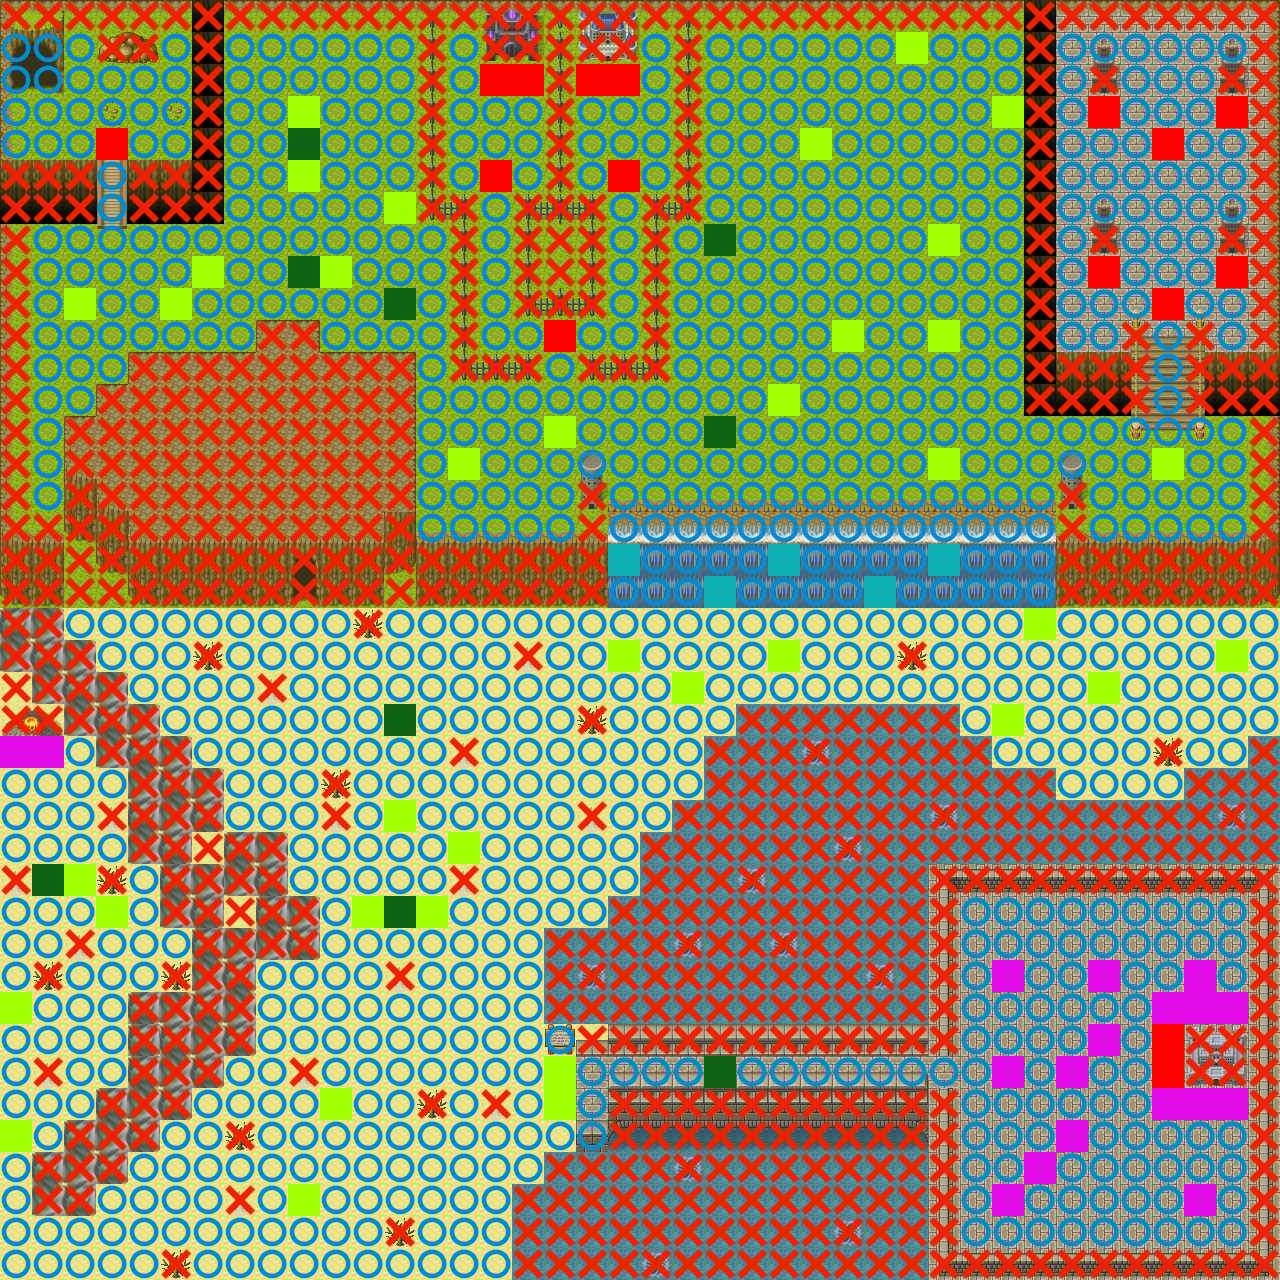

This is a level from a 2D game, rendered from its Tiled map with the project's own tilesets. A one-line summary and the map file follow, with tile-layer data summarised:
An orthogonal 40x40 tile map with 32x32 px tiles, 5 tile layers (マップ下, マップ中, マップ上, 当たり判定, ...).

<map version="1.4" tiledversion="1.4.2" orientation="orthogonal" renderorder="right-down" width="40" height="40" tilewidth="32" tileheight="32" infinite="0" nextlayerid="6" nextobjectid="1">
 <tileset firstgid="1" source="map2.tsx" />
 <layer id="1" name="マップ下" width="40" height="40">
  <data>[1600 cells, 1600 non-empty, 10 distinct tile ids]</data>
 </layer>
 <layer id="2" name="マップ中" width="40" height="40">
  <data>[1600 cells, 370 non-empty, 76 distinct tile ids]</data>
 </layer>
 <layer id="3" name="マップ上" width="40" height="40">
  <data>[1600 cells, 164 non-empty, 31 distinct tile ids]</data>
 </layer>
 <layer id="4" name="当たり判定" width="40" height="40">
  <data>[1600 cells, 1600 non-empty, 2 distinct tile ids]</data>
 </layer>
 <layer id="5" name="敵の出現位置" width="40" height="40">
  <data>[1600 cells, 85 non-empty, 5 distinct tile ids]</data>
 </layer>
</map>
